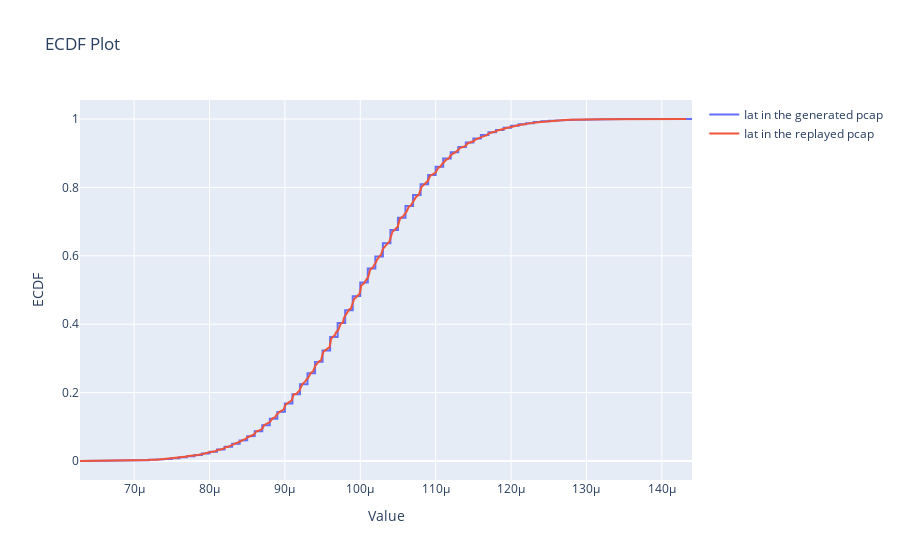

The notebook cell saved with this chart:
### Code cell
def ecdf(data):
    """Compute ECDF for a one-dimensional array of measurements."""
    n = len(data)
    x = np.sort(data)
    y = np.arange(1, n+1) / n
    return x, y

x1, y1 = ecdf(originalDF['iat'].dropna())
x2, y2 = ecdf(replayDF['iat'].dropna())

fig = go.Figure()

# Add trace for the first DataFrame
fig.add_trace(go.Scatter(x=x1, y=y1, mode='lines', name='Iat in the generated pcap'))

# Add trace for the second DataFrame
fig.add_trace(go.Scatter(x=x2, y=y2, mode='lines', name='Iat in the replayed pcap'))

# Update layout
fig.update_layout(title='ECDF Plot',
                  xaxis_title='Value',
                  yaxis_title='ECDF')

# Show the plot
fig.show()

### Figure 1 — Plotly figure (JSON) as saved in the notebook; plotly's stock layout.template omitted (floating-point values rounded to 4 significant figures; data arrays with more than 128 entries replaced by an {"elided": "..."} marker saying what was removed)
{"data": [{"mode": "lines", "name": "Iat in the generated pcap", "type": "scatter", "x": {"elided": "9999 float values"}, "y": {"elided": "9999 float values"}}, {"mode": "lines", "name": "Iat in the replayed pcap", "type": "scatter", "x": {"elided": "9999 float values"}, "y": {"elided": "9999 float values"}}], "layout": {"title": {"text": "ECDF Plot"}, "xaxis": {"title": {"text": "Value"}}, "yaxis": {"title": {"text": "ECDF"}}}}
